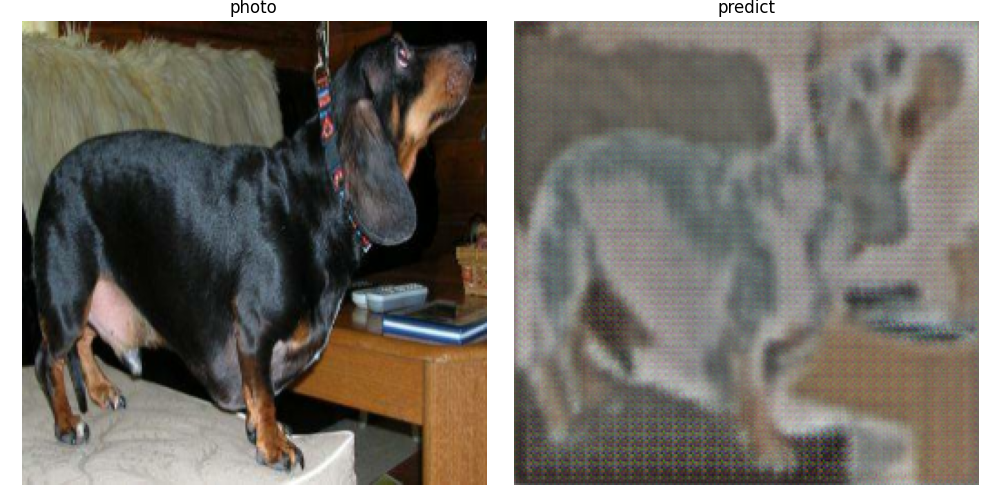

The Python source for this figure:
from Modules.dataset import dataset_model
from Modules.pix2pix import pix2pix_model
from Modules.params import get_params
import matplotlib.pyplot as plt
from os.path import join
from sys import argv
from numpy import (
    expand_dims,
    array
)


def plot_image(ax: plt.subplot,
               image: array,
               label: str) -> None:
    image = image[0]
    image = (image+1)/2
    ax.set_title(label)
    ax.imshow(image)
    ax.axis("off")


params = get_params()
params["dataset"]["type"] = argv[1]
dataset = dataset_model(params)
model = pix2pix_model()
image = list(dataset.train.take(1))[0][0]
image = expand_dims(image,
                    axis=0)
predict = model.generator_g(image)
# predict = model(image)
fig, (ax1, ax2) = plt.subplots(1, 2,
                               figsize=(10, 5))
plot_image(ax1,
           image,
           "photo")
plot_image(ax2,
           predict,
           "predict")
plt.tight_layout()
plt.savefig("test_pix2pix.png")
